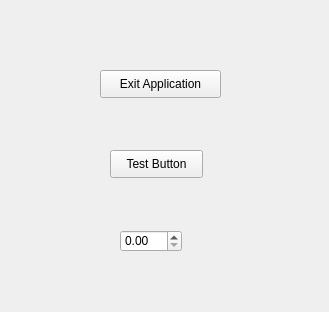
<?xml version="1.0" encoding="UTF-8"?>
<ui version="4.0">
 <class>Form</class>
 <widget class="QWidget" name="Form">
  <property name="geometry">
   <rect>
    <x>0</x>
    <y>0</y>
    <width>329</width>
    <height>312</height>
   </rect>
  </property>
  <property name="windowTitle">
   <string>Form</string>
  </property>
  <widget class="QPushButton" name="exitApplication">
   <property name="geometry">
    <rect>
     <x>100</x>
     <y>70</y>
     <width>121</width>
     <height>28</height>
    </rect>
   </property>
   <property name="text">
    <string>Exit Application</string>
   </property>
  </widget>
  <widget class="QPushButton" name="testButton">
   <property name="geometry">
    <rect>
     <x>110</x>
     <y>150</y>
     <width>93</width>
     <height>28</height>
    </rect>
   </property>
   <property name="text">
    <string>Test Button</string>
   </property>
  </widget>
  <widget class="QDoubleSpinBox" name="testSpinBox">
   <property name="geometry">
    <rect>
     <x>120</x>
     <y>230</y>
     <width>62</width>
     <height>22</height>
    </rect>
   </property>
  </widget>
 </widget>
 <resources/>
 <connections/>
</ui>
